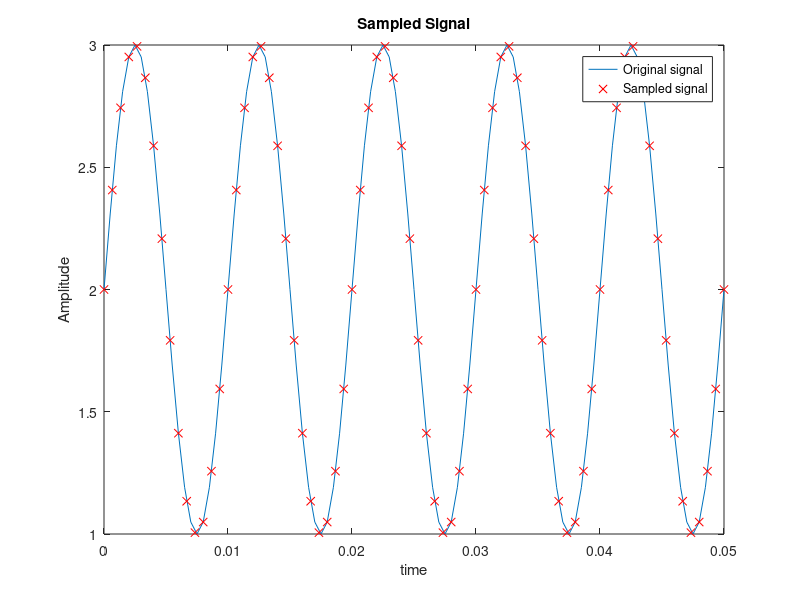
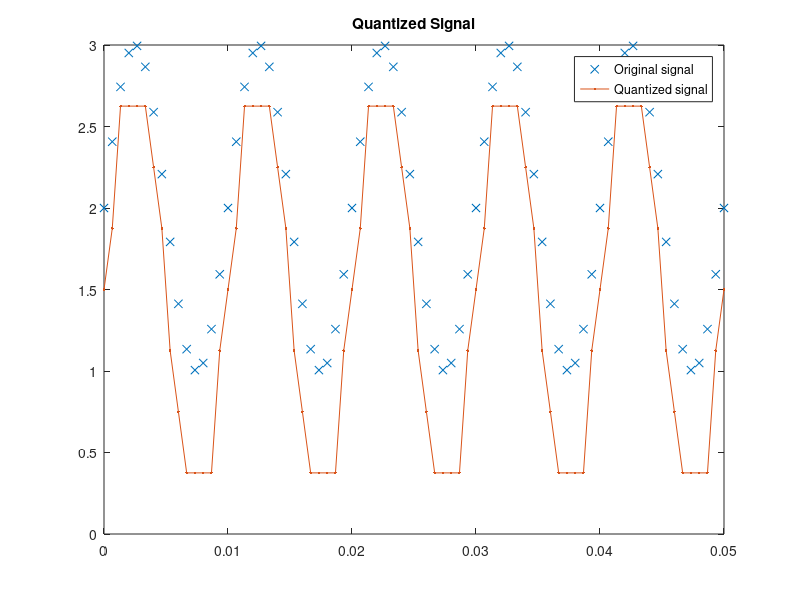
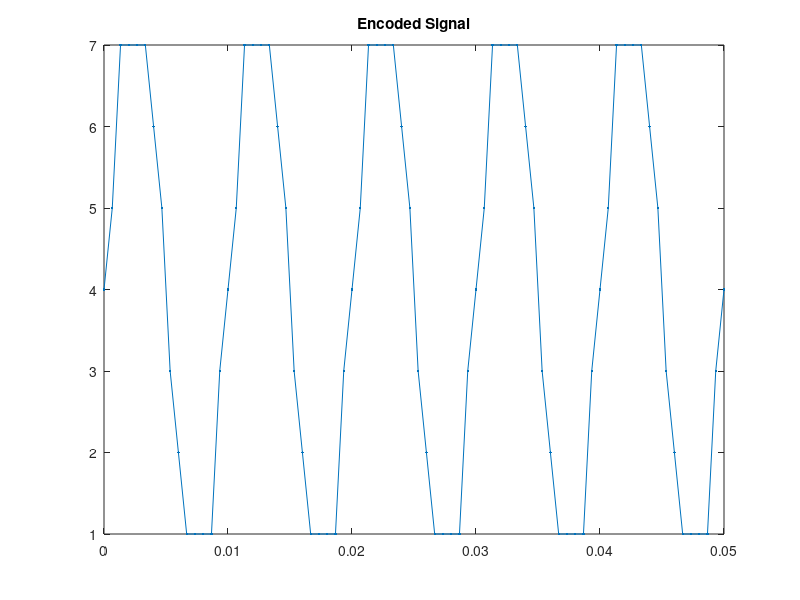
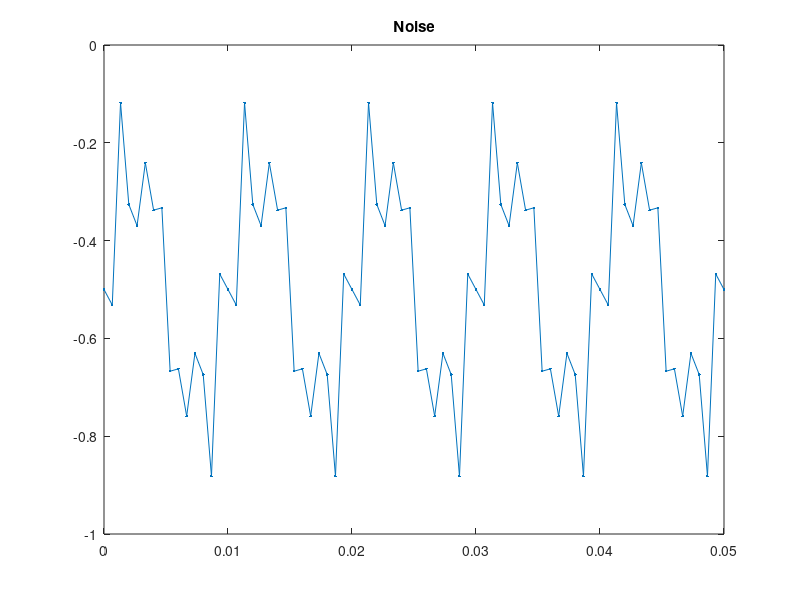

Recreate these plots in MATLAB, in order. (Note: this script raises an error after producing the figures.)
% Code created by Manu Prasad (IMPLearn)%
% Generate a sinusoidal waveform with a DC offset so that it takes only
% positive amplitude value
clear;% clearing the variables
close all;% closing any opened figures
% Plotting the offset sinusoidal signal
time = 0:.0005:.05;
freq_msg=100; %wave form frequency
dc_ofst=2; % signal offset
signal=sin(2*pi*freq_msg*time)+dc_ofst; %Generating the signal
% plotting the signal
figure;plot(time,signal)
xlabel('time')
ylabel('Amplitude')
title('Signal')

% Sampling the signal
freq_sample=15*freq_msg; % sampling frequency
samp_time=0:1/freq_sample:0.05; % sampling time
samp_signal=dc_ofst+sin(2*pi*freq_msg*samp_time);% generating the sampled signal
hold on
plot(samp_time,samp_signal,'rx') % plotting the sampled signal 
title('Sampled Signal')
legend('Original signal','Sampled signal');

% Uniform Quantizer
L=8; %No of Quantization levels
smin=round(min(signal));
smax=round(max(signal));
Quant_levl=linspace(smin,smax,L); % Length 8, to represent 9 intervals
codebook = linspace(0,smax,L+1); % Length 9, one entry for each interval
[index,quants] = quantiz(samp_signal,Quant_levl,codebook); % Quantize.
figure;plot(samp_time,samp_signal,'x',samp_time,quants,'.-')% plotting sampled signal and quantization level
title('Quantized Signal')
legend('Original signal','Quantized signal');
figure;plot(samp_time,index,'.-')% plotting quantization levels of input signal 
title('Encoded Signal')

% % Quantization Levels plotting
% u = 0:0.01:1;
% y = uencode(u,4);
% figure;plot(u,y)
% title('Quantization Levels')

% Binary coding
for i=1:length(index)
    bincode_sig{i}=dec2bin(round(index(i)),7);
end
disp('binary encoded signal')
disp(bincode_sig)
% SNR ratio calculation
noise=quants-samp_signal; % calculating noise
figure;plot(samp_time,noise,'.-') % plotting figure
title('Noise')
r=snr(index,noise);% SNR
snr1=['SNR :',num2str(r)];
disp(snr1)